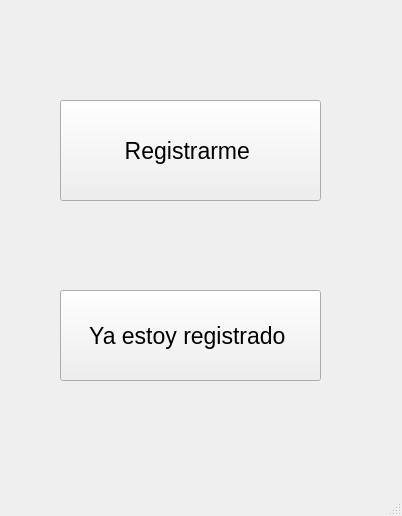
<?xml version="1.0" encoding="UTF-8"?>
<ui version="4.0">
 <class>VistaInicial</class>
 <widget class="QMainWindow" name="VistaInicial">
  <property name="geometry">
   <rect>
    <x>0</x>
    <y>0</y>
    <width>402</width>
    <height>516</height>
   </rect>
  </property>
  <property name="minimumSize">
   <size>
    <width>402</width>
    <height>516</height>
   </size>
  </property>
  <property name="maximumSize">
   <size>
    <width>402</width>
    <height>516</height>
   </size>
  </property>
  <property name="windowTitle">
   <string>MainWindow</string>
  </property>
  <widget class="QWidget" name="centralwidget">
   <widget class="QPushButton" name="Registrar">
    <property name="geometry">
     <rect>
      <x>60</x>
      <y>100</y>
      <width>261</width>
      <height>101</height>
     </rect>
    </property>
    <property name="font">
     <font>
      <pointsize>17</pointsize>
     </font>
    </property>
    <property name="text">
     <string>Registrarme </string>
    </property>
   </widget>
   <widget class="QPushButton" name="YaRegistrado">
    <property name="geometry">
     <rect>
      <x>60</x>
      <y>290</y>
      <width>261</width>
      <height>91</height>
     </rect>
    </property>
    <property name="font">
     <font>
      <pointsize>17</pointsize>
     </font>
    </property>
    <property name="text">
     <string>Ya estoy registrado </string>
    </property>
   </widget>
  </widget>
  <widget class="QStatusBar" name="statusbar"/>
 </widget>
 <resources/>
 <connections/>
</ui>
